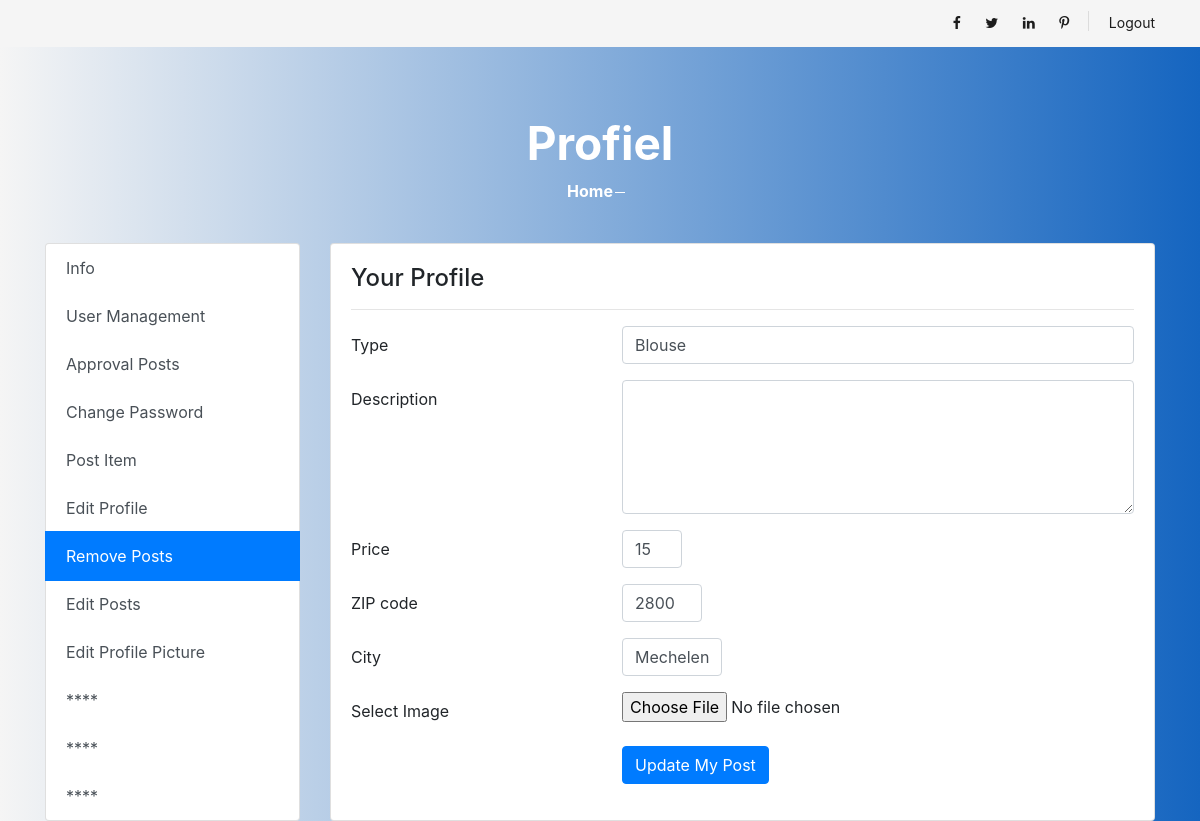
/account_pagina/wijzig.php?tewijzigen=57, run on the app's committed database.
### tables this page shows
CREATE TABLE IF NOT EXISTS `tblposts` (
  `volgnummer` int(11) NOT NULL AUTO_INCREMENT,
  `foto` varchar(255) NOT NULL,
  `soort` varchar(255) NOT NULL,
  `beschrijvingPost` varchar(1000) NOT NULL,
  `poster` int(255) NOT NULL,
  `datum` date NOT NULL,
  `likes` int(255) NOT NULL,
  `zoekertje` int(255) NOT NULL,
  `prijs` int(250) NOT NULL,
  `stad` varchar(255) NOT NULL,
  `postcode` int(250) NOT NULL,
  `id_user` int(11) NOT NULL,
  PRIMARY KEY (`volgnummer`),
  KEY `foreign` (`id_user`)
);

### account_pagina/wijzig.php (the view, shortened to what this page needs)
<?php
include "../connect.php";
$sql1 = "SELECT * FROM users";
$row = $mysqli->query($sql1) -> fetch_assoc();
if (isset($_POST["knop"])) {
    $naam = $_POST["naam"];
    $beschrijving = $_POST["beschrijving"];
    $prijs = $_POST["prijs"];
    $stad = $_POST["stad"];
    $postcode = $_POST["postcode"];
    $poster = $_SESSION["unique_id"];
    $date = date("Y-m-d G:i:s");
    if ($_SERVER['REQUEST_METHOD'] == "POST"){
        echo "<pre>";
        print_r($_POST);
        print_r($_FILES);
        echo "</pre>";
        if (isset($_FILES["file"]["name"])){
            $img_name = $_FILES['file']['name'];
            $img_type = $_FILES['file']['type'];
            $tmp_name = $_FILES['file']['tmp_name'];
                    if(move_uploaded_file($tmp_name,"images/posts/".$img_name)) {
                        $sql = "UPDATE tblposts SET volgnummer = '0', foto ='" .$img_name . "', soort='" .$naam . "', beschrijvingPost='" .$beschrijving . "', poster='" .$_SESSION["unique_id"] . "',
                        datum='" .$date . "', likes= '0', zoekertje= 'false',prijs='" .$prijs . "',stad='" .$stad . "', postcode='" .$postcode . "',id_user='" .$_SESSION["user_id"] . "'";
                        $resultaat = $mysqli->query($sql);
                        header("Location: account.php");
                    }
        }else{
            echo '<div class="alert alert-danger" style=" text-align: center;"   role="alert">
                      Please add a valid image
                      </div>';
        }
    }
} else {
    $sql =  "SELECT * FROM tblposts WHERE volgnummer = ".$_GET['tewijzigen'];
    $row1 = $mysqli->query($sql) -> fetch_assoc();
    print '
<!DOCTYPE html>
<html lang="zxx">
<head>
    <link rel="stylesheet" href="../css/account.css">
    <link href="//maxcdn.bootstrapcdn.com/bootstrap/4.1.1/css/bootstrap.min.css" rel="stylesheet" id="bootstrap-css">
    <link rel="stylesheet" href="../css/bootstrap.min.css" type="text/css">
    <link rel="stylesheet" href="../css/font-awesome.min.css" type="text/css">
    <link rel="stylesheet" href="../css/elegant-icons.css" type="text/css">
    <link rel="stylesheet" href="../css/nice-select.css" type="text/css">
    <link rel="stylesheet" href="../css/jquery-ui.min.css" type="text/css">
    <link rel="stylesheet" href="../css/owl.carousel.min.css" type="text/css">
    <link rel="stylesheet" href="../css/slicknav.min.css" type="text/css">
    <link rel="stylesheet" href="../css/style.css" type="text/css">
</head>
<body>
<header class="header">
    <div class="header__top">
        <div class="container">
            <div class="row">
                <div class="col-lg-6">
                    <div class="header__top__left">
                    </div>
                </div>
                <div class="col-lg-6">
                    <div class="header__top__right">
                        <div class="header__top__right__social">
                            <a href="#"><i class="fa fa-facebook"></i></a>
                            <a href="#"><i class="fa fa-twitter"></i></a>
                            <a href="#"><i class="fa fa-linkedin"></i></a>
                            <a href="#"><i class="fa fa-pinterest-p"></i></a>
                        </div>
                        <div class="header__top__right__auth">
                            <a href="../php/logout.php?logout_id="' . $row["unique_id"] . ' class="logout">Logout</a>
                        </div>
                    </div>
                </div>
            </div>
        </div>
    </div>
    <br>
</header>
<section class="breadcrumb-section set-bg" data-setbg="img/breadcrumb.jpg">
    <div class="container">
        <div class="row">
            <div class="col-lg-12 text-center">
                <div class="breadcrumb__text">
                    <h2>Profiel</h2>
                    <div class="breadcrumb__option">
                        <a href="../index.php">Home</a>
                    </div>
                </div>
            </div>
        </div>
    </div>
</section>
<link href="//maxcdn.bootstrapcdn.com/bootstrap/4.1.1/css/bootstrap.min.css" rel="stylesheet" id="bootstrap-css">
<div class="container">
    <div class="row">
        <div class="col-md-3 ">
            <div class="list-group ">
                <a href="account.php" class="list-group-item list-group-item-action">Info</a>
                ';
    if ($row["admin"] === '1'){
        print ' <a href="gebruikers.php" class="list-group-item list-group-item-action">User Management</a>
                            <a href="approval_posts" class="list-group-item list-group-item-action">Approval Posts</a>
                            <a href="wachtwoord.php" class="list-group-item list-group-item-action">Change Password</a>
                            <a href="../post_toevoegen/toevoegen.php" class="list-group-item list-group-item-action">Post Item</a>
                            <a href="edit_profile.php" class="list-group-item list-group-item-action">Edit Profile</a>
                            <a href="remove_posts.php" class="list-group-item list-group-item-action active">Remove Posts</a>
                            <a href="edit_posts.php" class="list-group-item list-group-item-action">Edit Posts</a>
                            <a href="profielfoto.php" class="list-group-item list-group-item-action">Edit Profile Picture</a>
                            <a href="#" class="list-group-item list-group-item-action">****</a>
                            <a href="#" class="list-group-item list-group-item-action">****</a>
                            <a href="#" class="list-group-item list-group-item-action">****</a>
                            ';
    }else if ($row["subscription_id"] > '0'){
        print '
                            <a href="wachtwoord.php" class="list-group-item list-group-item-action">Change Password</a>
                            <a href="../post_toevoegen/toevoegen.php" class="list-group-item list-group-item-action">Post Item</a>
                            <a href="edit_profile.php" class="list-group-item list-group-item-action">Edit Profile</a>
                            <a href="remove_posts.php" class="list-group-item list-group-item-action active">Remove Posts</a>
                            <a href="edit_posts.php" class="list-group-item list-group-item-action">Edit Posts</a>
                            <a href="profielfoto.php" class="list-group-item list-group-item-action">Edit Profile Picture</a>
                            <a href="#" class="list-group-item list-group-item-action">****</a>
                            <a href="#" class="list-group-item list-group-item-action">****</a>
                            <a href="#" class="list-group-item list-group-item-action">****</a>';
    } else{
        print '
                           <a href="wachtwoord.php" class="list-group-item list-group-item-action">Change Password</a>
                           <a href="edit_profile.php" class="list-group-item list-group-item-action">Edit Profile</a>
                           <a href="profielfoto.php" class="list-group-item list-group-item-action">Edit Profile Picture</a>
                           ';
    }
    print '
            </div>
        </div>
        <div class="col-md-9">
            <div class="card">
                <div class="card-body">
                    <div class="row">
                        <div class="col-md-12">
                            <h4>Your Profile</h4>
                            <hr>
                        </div>
                    </div>
                    <div class="row">
                        <div class="col-md-12">
                            <form method="post" action="wijzig.php" autocomplete="off">
                                <div class="form-group row">
                                    <label for="name" class="col-4 col-form-label">Type</label>
                                    <div class="col-8">
                                        <input id="name"  name="naam" value="' .$row1["soort"] . '" class="form-control here" type="text">
                                    </div>
                                </div>
                                <div class="form-group row">
                                    <label for="beschrijving" class="col-4 col-form-label">Description</label>
                                    <div class="col-8">
                                        <textarea  rows="5" cols="20" name="beschrijving" value="'.$row1["beschrijvingPost"] . '" class="form-control here" type="text"></textarea>
                                    </div>
                                </div>
                                <div class="form-group row">
                                    <label for="email" class="col-4 col-form-label">Price</label>
                                    <div class="col-8">
                                        <input id="prijs" style="width: 60px; " name="prijs" value="'.$row1["prijs"] . '" class="form-control here" type="text">
                                    </div>
                                </div>
                                <div class="form-group row">
                                    <label for="email" class="col-4 col-form-label">ZIP code</label>
                                    <div class="col-8">
                                        <input id="prijs" style="width: 80px; " name="postcode" value="'.$row1["postcode"] . '" class="form-control here" type="text">
                                    </div>
                                </div>
                                <div class="form-group row">
                                    <label for="email" class="col-4 col-form-label">City</label>
                                    <div class="col-8">
                                        <input id="prijs" style="width: 100px; " name="stad" value="'.$row1["stad"] . '" class="form-control here" type="text">
                                    </div>
                                </div>
                                <div class="form-group row">
                                     <label  class="col-4 col-form-label">Select Image</label>
                                    <div class="col-8">
                                        <input type="file" name="afbeelding" accept="image/x-png,image/gif,image/jpeg,image/jpg" required>
                                    </div>
                                </div>
                                <div class="form-group row">
                                    <div class="offset-4 col-8">
                                        <button name="knop" type="submit" class="btn btn-primary">Update My Post</button>
                                    </div>
                                </div>
                            </form>
                        </div>
                    </div>
                </div>
            </div>
        </div>
    </div>
</div>
</body>
';
}
?>

### css/account.css (style rules this page uses)
body { background: -webkit-linear-gradient(left,whitesmoke, #1565c0); }

### css/style.css (style rules this page uses)
html, body { height: 100%; font-family: "Cairo", sans-serif; -webkit-font-smoothing: antialiased; font-smoothing: antialiased; }
h1, h2, h3, h4, h5, h6 { margin: 0; color: #111111; font-weight: 400; font-family: "Cairo", sans-serif; }
h2 { font-size: 36px; }
h4 { font-size: 24px; }
.set-bg { background-repeat: no-repeat; background-size: cover; background-position: top center; }
.header__top { background: #f5f5f5; }
.header__top__left { padding: 10px 0 13px; }
.header__top__right { text-align: right; padding: 10px 0 13px; }
.header__top__right__social { position: relative; display: inline-block; margin-right: 35px; }
.header__top__right__social:after { position: absolute; right: -20px; top: 1px; height: 20px; width: 1px; background: #000000; opacity: 0.1; content: ""; }
.header__top__right__social a { font-size: 14px; display: inline-block; color: #1c1c1c; margin-right: 20px; }
.header__top__right__social a:last-child { margin-right: 0; }
.header__top__right__auth { display: inline-block; }
.header__top__right__auth a { display: block; font-size: 14px; color: #1c1c1c; }
.breadcrumb-section { display: flex; align-items: center; padding: 45px 0 40px; }
.breadcrumb__text h2 { font-size: 46px; color: #ffffff; font-weight: 700; }
.breadcrumb__option a { display: inline-block; font-size: 16px; color: #ffffff; font-weight: 700; margin-right: 20px; position: relative; }
.breadcrumb__option a:after { position: absolute; right: -12px; top: 13px; height: 1px; width: 10px; background: #ffffff; content: ""; }
@media only screen and (min-width: 1200px) { .container { max-width: 1170px; } }

### data on the page
tblposts: naam "Blouse", prijs "15", postcode "2800", stad "Mechelen"
